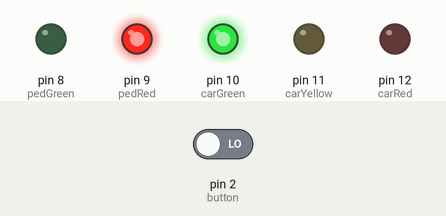
Simulated run of this sketch. Board: Arduino Uno, built with avr-gcc and run on an emulated ATmega328P. On the bench: output pins drawn as LEDs (lit = HIGH). The test bench sets the inputs (shaded band); at power-on: pin 2 (button) LOW.

Above: at 4.2 s.
4.3 s: pin 2 (button) driven LOW
5.8 s: pin 2 (button) driven HIGH
At 6.5 s:
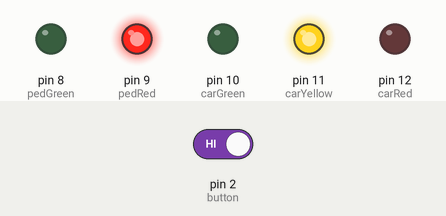
At 10.0 s:
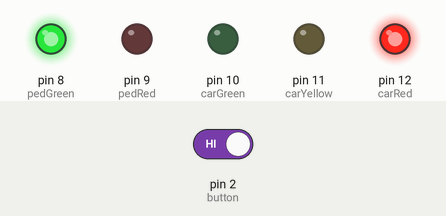
Timing chart, 0 to 16.3 s (numbered marks = the images above; inputs shaded):
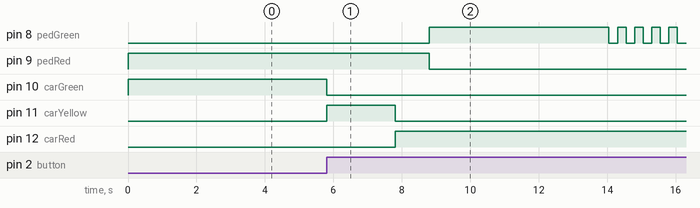

The sketch:

Project_3_Traffic_Lights_Ivailo.ino
```cpp
// Project 4 - Interactive Traffic Lights

int carRed = 12; // assigning the car light ports
int carYellow = 11;
int carGreen = 10;
int pedRed = 9; // assigning the pedestrian lights
int pedGreen = 8;
int button = 2; // B U T T O N
int crossTime = 5000; // time allowed to cross before you are run over
unsigned long changeTime; // time since button pressed

void setup () {
  pinMode(carRed, OUTPUT);
  pinMode(carYellow, OUTPUT);
  pinMode(carGreen, OUTPUT);
  pinMode(pedRed, OUTPUT);
  pinMode(pedGreen, OUTPUT);
  pinMode(button, INPUT); // Button on Pin 2
  // Now to turn on the green light so that it can exist
  digitalWrite(carGreen, HIGH);
  digitalWrite(pedRed, HIGH);
}


void loop() {
  int state = digitalRead(button);
  /* check if button is pressed and it is over 5 seconds since last button press */
  if (state == HIGH && (millis() - changeTime) > 5000) {
    // Calls the function to change the lights
    changeLights();
  }
}

void changeLights() {
  digitalWrite(carGreen, LOW); //green off
  digitalWrite(carYellow, HIGH); //yellow on
  delay(2000); //wait 2 seconds

  digitalWrite(carYellow, LOW); //yellow off
  digitalWrite(carRed, HIGH); //red on
  delay(1000); //wait one second till it is safe to cross

  digitalWrite(pedRed, LOW);
  digitalWrite(pedGreen, HIGH);
  delay(crossTime); //wait for the preset time

  //flash the ped green
  for (int x=0; x<10; x++) {
    digitalWrite(pedGreen, HIGH);
    delay(250);
    digitalWrite(pedGreen, LOW);
    delay(250);
  }
  // turn the ped red on
  digitalWrite(pedRed, HIGH);
  delay(500);

  digitalWrite(carYellow, HIGH); //yellow on
  digitalWrite(carRed, LOW); //red off
  delay(1000);
  digitalWrite(carGreen, HIGH);
  digitalWrite(carYellow, LOW); //yellow off

  //record the time since last change of lights
  changeTime = millis();
  //then return to the main program loop
}
```

Measured:
- after the input at 4.3 s, every drawn part: stays the same
- after the input at 5.8 s, pin 8 (pedGreen): LOW → HIGH after 3.0 s, then repeats every 0.50 s: LOW 0.25 s, HIGH 0.25 s; pin 9 (pedRed): HIGH → LOW after 3.0 s; pin 10 (carGreen): HIGH → LOW at once; pin 11 (carYellow): LOW → HIGH at once, → LOW 2.0 s later; pin 12 (carRed): LOW → HIGH after 2.0 s
